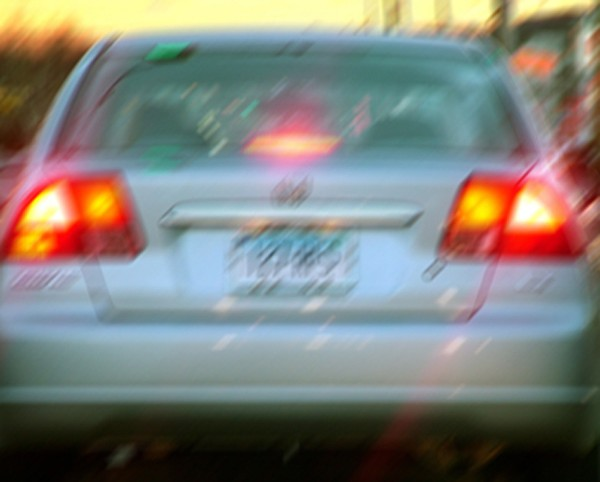
//> input picture Resources/licenseplate_motion.jpg, 600 x 482 px
$ ./main ../../../Resources/licenseplate_motion.jpg   (built with g++ and OpenCV 4)
//> lines starting //> are read from the running program, lines starting //| are printed output that depends on the picture
/*
 * Simple program to create
 * space variant motion blurr
 * Richardson Lucy algorithm
 * with deringing
 * Method from
 * Hatanaka et al.
 * IEICE Trans. Inf. & Syst. vol. E94-D, No 5, May 2011, pp. 1082-1089
 */

#include <iostream>
#include <opencv2/core/core.hpp>
#include <opencv2/core/mat.hpp>
#include <opencv2/highgui/highgui.hpp>
#include <opencv2/imgproc/imgproc.hpp>


using namespace std;

void Ximgset(cv::Mat &imga)  // generates the image
{
  imga = 0;
  // rectangle coordinates
  int i1 = round((imga.rows) / 5), i2 = round(3 * (imga.cols) / 5),
      j1 = round((imga.rows) / 5), j2 = round(3 * (imga.cols) / 5);

  // circle radius
  int r = round(max(imga.rows, imga.cols) / 5);

  // draws rectangle
  cv::rectangle(imga, cv::Point(i1, j1), cv::Point(i2, j2), cv::Scalar(0.5),
                -1);

  // draws circle
  cv::circle(imga,
             cv::Point(round(5 * (imga.cols) / 8), round(3 * (imga.rows) / 5)),
             r, cv::Scalar(1.0), -1);
}

/*
 * Prewitt filter for edge detection
 */

void Prewitt(cv::Mat &imga, cv::Mat &imgf) {
  int i1, i2, j1, j2;
  float p1, p2, p3, p4, p6, p7, p8, p9, s1, s2;
  for (int row = 0; row < imga.rows; row++) {
    for (int col = 0; col < imga.cols; col++) {
      // replicate boundary conditions
      i1 = (row == 0 ? 0 : row - 1);
      i2 = (row == imga.cols - 1 ? imga.cols - 1 : row + 1);
      j1 = (col == 0 ? 0 : col - 1);
      j2 = (col == imga.cols - 1 ? imga.cols - 1 : col + 1);
      p1 = ((float *)(imga.data + i1 * imga.step))[j1];
      p2 = ((float *)(imga.data + row * imga.step))[j1];
      p3 = ((float *)(imga.data + i2 * imga.step))[j1];
      p4 = ((float *)(imga.data + i1 * imga.step))[col];
      p6 = ((float *)(imga.data + i2 * imga.step))[col];
      p7 = ((float *)(imga.data + i1 * imga.step))[j2];
      p8 = ((float *)(imga.data + row * imga.step))[j2];
      p9 = ((float *)(imga.data + i2 * imga.step))[j2];
      s1 = p1 + p2 + p3 - p7 - p8 - p9;
      s2 = p3 + p6 + p9 - p1 - p4 - p7;
      ((float *)(imgf.data + row * imgf.step))[col] = sqrt(s1 * s1 + s2 * s2);
    }
  }
}

/*
 * Custom filter for edge detection
 */

void MHfilter(cv::Mat &imga, cv::Mat &imgf) {
  double mi1, mx1, mi2, mx2;
  cv::Mat imgb = imga.clone();
  Prewitt(imga, imgb);

  // original method
  // cvMinMaxLoc(imgb,&mi1,&mx1);
  // cv::subtractS(imgb, cvScalar(mi1),imgb);
  // cvScale(imgb,imgb,1.0/(mx1-mi1));

  // only the filter is better
  imgb.copyTo(imgf);

  // modified - seems to work better
  // cvThreshold(imgb,imgf,0.1,1.0,CV_THRESH_BINARY);
}

void ksetMoveXY(cv::Mat &kernel, int x, int y, int x0 = 0, int y0 = 0) {
  cv::Scalar ksum;

  kernel = 0;
  cv::line(kernel, cv::Point(x0 + kernel.cols / 2, y0 + kernel.rows / 2),
           cv::Point(x + kernel.cols / 2, y + kernel.rows / 2), cv::Scalar(1.0),
           1, cv::LINE_AA);
  ksum = cv::sum(kernel);
  kernel = kernel / ksum.val[0];
}

/*
 * Function which introduces
 * blurring kernel on image
 * with periodic boundary conditions
 * kernel is spatially dependent
 */

void BlurrPBCsv(cv::Mat &imga, cv::Mat &imgb, cv::Mat &imgc, int fl = 0,
                const cv::Mat &mask = cv::Mat()) {
  float s1, s2, s3;
  int i, j, fl2;

  for (int row = 0; row < imga.rows; row++) {
    // here the kernel is changed
    imgb = 0;
    if (fl == 0)
      ksetMoveXY(imgb, 5.0, 5.0);
    else
      ksetMoveXY(imgb, -5.0, -5.0);

    for (int col = 0; col < imga.cols; col++) {
      s2 = 0;
      if (!mask.empty())
        fl2 = ((((uchar *)(mask.data + row * mask.step))[col]) > 0);
      else
        fl2 = 1;

      if (fl2) {
        for (int row1 = 0; row1 < imgb.rows; row1++) {
          for (int col1 = 0; col1 < imgb.cols; col1++) {
            s1 = ((float *)(imgb.data + row1 * imgb.step))[col1];

            // if (s1==0) continue;

            if ((row - row1 + imgb.rows / 2) >= 0) {
              if ((row - row1 + imgb.rows / 2) < (imga.rows)) {
                i = row - row1 + imgb.rows / 2;
              } else {
                i = row - row1 + imgb.rows / 2 - imga.rows + 1;
              }

            } else {
              i = (row - row1 + imgb.rows / 2) + imga.rows - 1;
            }

            if ((col - col1 + imgb.cols / 2) >= 0) {
              if ((col - col1 + imgb.cols / 2) < (imga.cols)) {
                j = col - col1 + imgb.cols / 2;
              } else {
                j = col - col1 + imgb.cols / 2 - imga.cols + 1;
              }

            } else {
              j = (col - col1 + imgb.cols / 2) + imga.cols - 1;
            }

            s3 = ((float *)(imga.data + i * imga.step))[j] * s1;
            s2 += s3;
          }
        }
        ((float *)(imgc.data + row * imgc.step))[col] = s2;
      } else {
        ((float *)(imgc.data + row * imgc.step))[col] =
            ((float *)(imga.data + row * imga.step))[col];
      }
    }
  }
}

int main(int argc, char *argv[]) {
  cv::Mat img, imgi, img1, img2, img3, img4, img5, img6,
      img7;  // initial, blurred, kernel, deblurred and noise image
  int m = 320, n = 240, r = 40,
      ksize;       // image dimensions and radius of blurring, kernel size
  cv::Mat kernel;  // kernel for blurring
  int it;          // iteration counter
  const int x1 = 5, y1 = 5;                 // Define vector of motion blurr
  float norm, norm1, norm2, oldnorm, delt;  // norm of the images
  float oldnorm1, oldnorm2;
  float lambda;  // suspected image noise

  // creates initial image
  if ((argc == 2) &&
      (!(imgi = cv::imread(argv[1], cv::IMREAD_GRAYSCALE)).empty())) {
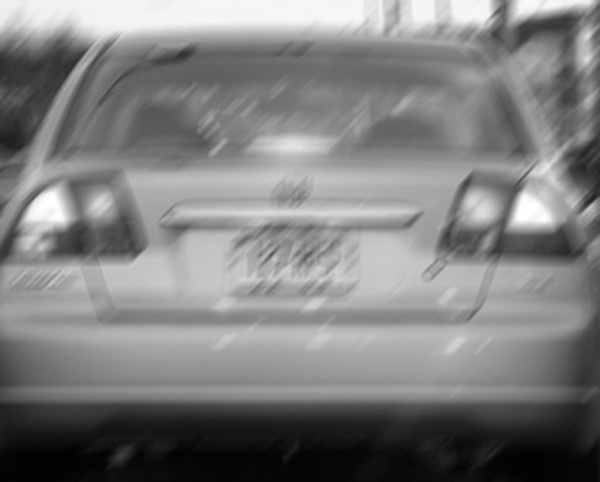
//> imgi: 482 rows x 600 cols, CV_8UC1; min 0, max 255, mean 126.2
    img = cv::Mat(cv::Size(imgi.cols, imgi.rows), CV_32FC1);
    imgi.convertTo(img, CV_32F);
    img = img / 255.0;
  } else {
    img = cv::Mat(cv::Size(m, n), CV_32FC1);
    Ximgset(img);
  }
  img1 = img.clone();

  // createst simple kernel for motion
  ksize = max(abs(x1), abs(y1));

  // creates blurring kernel
  kernel = cv::Mat(cv::Size(2 * ksize + 1, 2 * ksize + 1), CV_32FC1);

  // motion blurr
  // ksetMoveXY(kernel,x1,y1);

  // direct blurring via kernel
  BlurrPBCsv(img, kernel, img1);
//> the loop in BlurrPBCsv, `for (int row = 0; row < imga.rows; row++)` made 482 passes
//> (s2, i, s3) on passes 1 to 3: (0.119, 476, 0.00458), (0.201, 477, 0.00458), (0.287, 478, 0.00458)
//> after the loop in BlurrPBCsv, `for (int row = 0; row < imga.rows; row++)`: s2 = 0.0392; fl2 = 1; s1 = 0.167; i = 476; j = 594; s3 = 0.00458
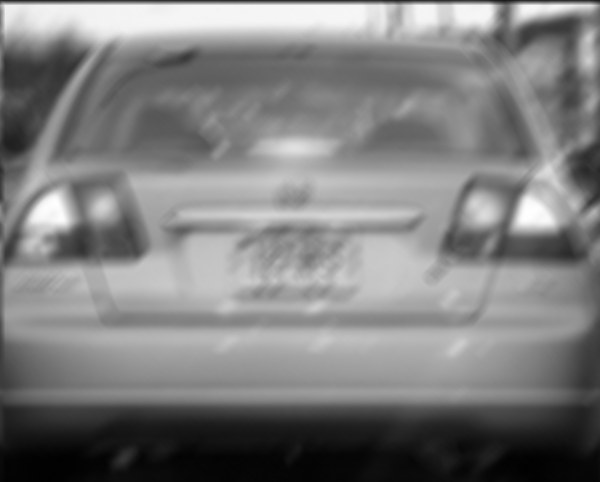
//> img1: 482 rows x 600 cols, CV_32FC1; min 0.00523, max 1, mean 0.495

  // add some uniform noise
  // Unoise(img1, 1.00, 0.01);
  // Gnoise(img1, 0.0, 0.01);

  // displays image
  cv::namedWindow("Initial", cv::WINDOW_AUTOSIZE);
  cv::imshow("Initial", img);
  cv::namedWindow("Blurred", cv::WINDOW_AUTOSIZE);
  cv::imshow("Blurred", img1);
  cv::namedWindow("Deblurred", cv::WINDOW_AUTOSIZE);

  // cvScale(img1,img1,255);
  // cv::imwrite( "Blurred.tif", img1);
  // cvScale(img1,img1,1.0/255.0);

  // Fourier derivation of the kernel
  img2 = img1.clone();
  img3 = img1.clone();
  img4 = img1.clone();
  img5 = img1.clone();
  // Laplacian regularization image
  img6 = img1.clone();
  img7 = img1.clone();

  // norm2=TotVar(img2)/((img2.cols)*(img2.rows));
  // norm2=cv::norm(img2, cv::NORM_L2)/((img2.cols)*(img2.rows));

  MHfilter(img4, img6);
//> the loop in Prewitt, `for (int row = 0; row < imga.rows; row++)` made 482 passes
//> (i1, p1, p2) on passes 1 to 3: (0, 0.119, 0.119), (0, 0.119, 0.21), (1, 0.21, 0.305)
//> in MHfilter, `Prewitt(imga, imgb);`:
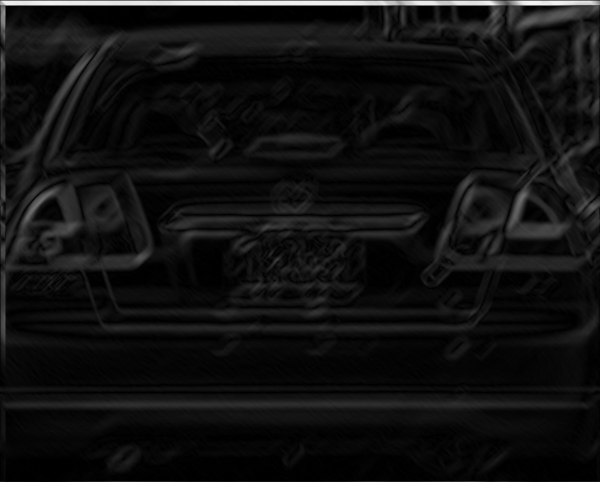
//> imgb: 482 rows x 600 cols, CV_32FC1; min 0, max 0.959, mean 0.0666
  cv::imshow("Weights", img6);

  // cvScale(img6,img6,255);
  // cv::imwrite( "Edges.tif", img6);
  // cvScale(img6,img6,1.0/255.0);

  cv::subtract(img4, img1, img5);
//> img5: 482 rows x 600 cols, CV_32FC1; every value is 0
  norm1 = cv::norm(img5, cv::NORM_L2) / ((img5.cols) * (img5.rows));

  // regularization parameter
  lambda = 0.01;

  oldnorm1 = norm1;
  oldnorm2 = norm2;
  oldnorm = norm1;

  // Richardson-Lucy starts here
  it = 0;
  do {
    // Mk=H*Ik
//> (the run ends here: the time limit is reached, at `ksetMoveXY(imgb, 5.0, 5.0);`)
